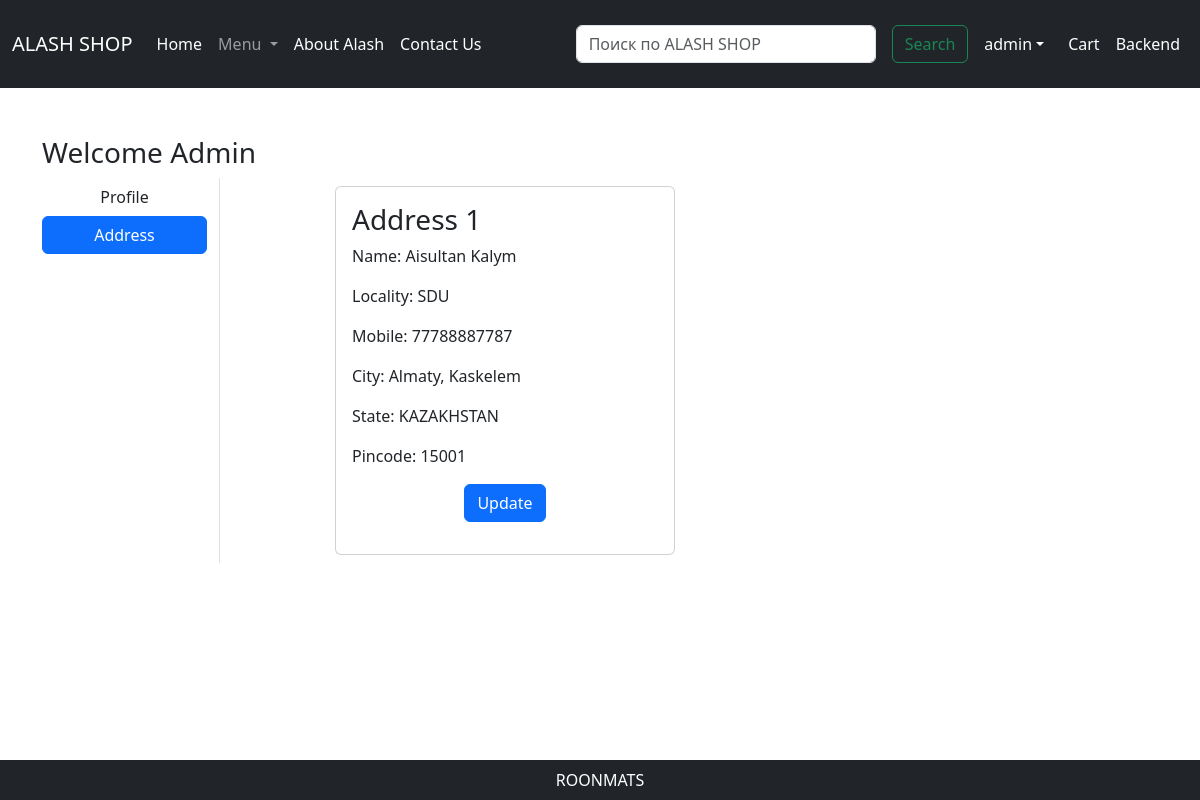
The app's page /address/ (signed in) with its own data.
### app/models.py (models this page shows, shortened)
class Customer(models.Model):
    user = models.ForeignKey(User,on_delete=models.CASCADE)
    name = models.CharField(max_length=200)
    locality = models.CharField(max_length=200)
    city = models.CharField(max_length=50)
    mobile = models.IntegerField(default=0)
    zipcode = models.IntegerField()
    state = models.CharField(choices=STATE_CHOICES,max_length=100)

### app/views.py (the view)
# urls.py: path('address/', views.address, name ="address"),
def address(request):
    add = Customer.objects.filter(user=request.user)
    return render(request,'app/address.html',locals())

### app/templates/app/address.html (shortened to what this page needs)
{% extends 'app/base.html' %}
{% load static %}
{% block main-content %}
<div class="container my-5">
   <div class="row">
    <h3>Welcome <span class="text-capitalize">{{request.user}}</span></h3>
     <div class="col-sm-2 border-end">
       <ul class="list-unstyled">
       <li class="d-grid"><a href="{% url 'profile' %}" class="btn">Profile</a></li>
       <li class="d-grid"><a href="{% url 'address' %}" class="btn btn-primary">Address</a></li>
       </ul>
     </div>
     <div class="col-sm-8 offset-sm-1">
      <div class="row">
        {% for ad in add %}
        <div class="col-sm-6">
          <div class="card m-2">
            <div class="card-body">
              <h3>Address {{forloop.counter}}</h3>
              <p>Name: {{ad.name}}</p>
              <p>Locality: {{ad.locality}}</p>
              <p>Mobile: {{ad.mobile}}</p>
              <p>City: {{ad.city}}</p>
              <p>State: {{ad.state}}</p>
              <p>Pincode: {{ad.zipcode}}</p>
              <p class="text-center"><a href="{% url 'updateAddress' pk=ad.id %}" type="button" class="btn btn-primary">Update</a></p>
          </div>
        </div>
        </div>
        {% endfor %}
      </div>
      </div>
    </div>
  </div>
{% endblock main-content %}

### app/templates/app/base.html (shortened to what this page needs)
<!DOCTYPE html>
{% load static %}
<html lang="en">
<head>
  <link rel="stylesheet" href="{% static 'app/css/owl.carousel.min.css' %}" />
  <link rel="stylesheet" href="{% static 'app/css/all.min.css' %}" />
  <link rel="stylesheet" href="{% static 'app/css/style.css' %}" />
  <link href="https://cdn.jsdelivr.net/npm/bootstrap@5.3.0-alpha3/dist/css/bootstrap.min.css" rel="stylesheet">
</head>
<body>
  <nav class="navbar navbar-expand-lg navbar-dark bg-dark">
    <div class="container-fluid">
      <a class="navbar-brand" href="#">ALASH SHOP</a>
      <div class="collapse navbar-collapse" id="navbarSupportedContent">
        <ul class="navbar-nav me-auto mb-2 mb-lg-0">
          {% if request.user.is_authenticated %}
          <li class="nav-item">
            <a class="nav-link active" aria-current="page" href="{% url 'home' %}">Home</a>
          </li>
          <li class="nav-item dropdown">
            <a class="nav-link dropdown-toggle" href="#" role="button" data-bs-toggle="dropdown" aria-expanded="false">
              Menu
            </a>
          </li>
          <li class="nav-item">
            <a class="nav-link text-white" href="{% url 'about' %}">About Alash</a>
          </li>
          <li class="nav-item">
            <a class="nav-link text-white" href="{% url 'contact' %}">Contact Us</a>
          </li>
        </ul>
        <form class="d-flex" role="search" method="get" >
        <input class="form-control me-3" style="width:300px" type="search" name="q" placeholder="Поиск по ALASH SHOP" aria-label="Search">
        <button class="btn btn-outline-success" type="submit">Search</button>
        </form>
      </div>
      <ul class="navbar-nav me-auto mb-2 mb-lg-0">
        <li class="nav-item dropdown mx-2">
          <a class="nav-link dropdown-toggle text-white" href="#" id="profileDropdown" role="button"
          data-bs-toggle="dropdown" aria-expanded="false" style="">{{request.user}}</a>
        </li>
      </ul>
        <li class="nav-item mx-2 mb-4">
          <a href="{% url 'showcart' %}" class="nav-link text-white">Cart</a>
        </li>
        <li class="nav-item mx-2 mb-4">
          <a href="#" class="nav-link text-white">Backend</a>
        </li>
      {% endif %}
    </div>
  </nav>
  {% block main-content %}{% endblock main-content %}
  <footer class="container-fluid fixed-bottom text-white bg-dark text-center p-2 mt-5">ROONMATS</footer>
</body>
</html>

### records on screen
Customer: name "Aisultan Kalym", locality "SDU", mobile "77788887787", city "Almaty, Kaskelem", state "KAZAKHSTAN", zipcode "15001"

### other values on screen
{{ request.user }} "admin"
{{ request.user }} "Admin"
